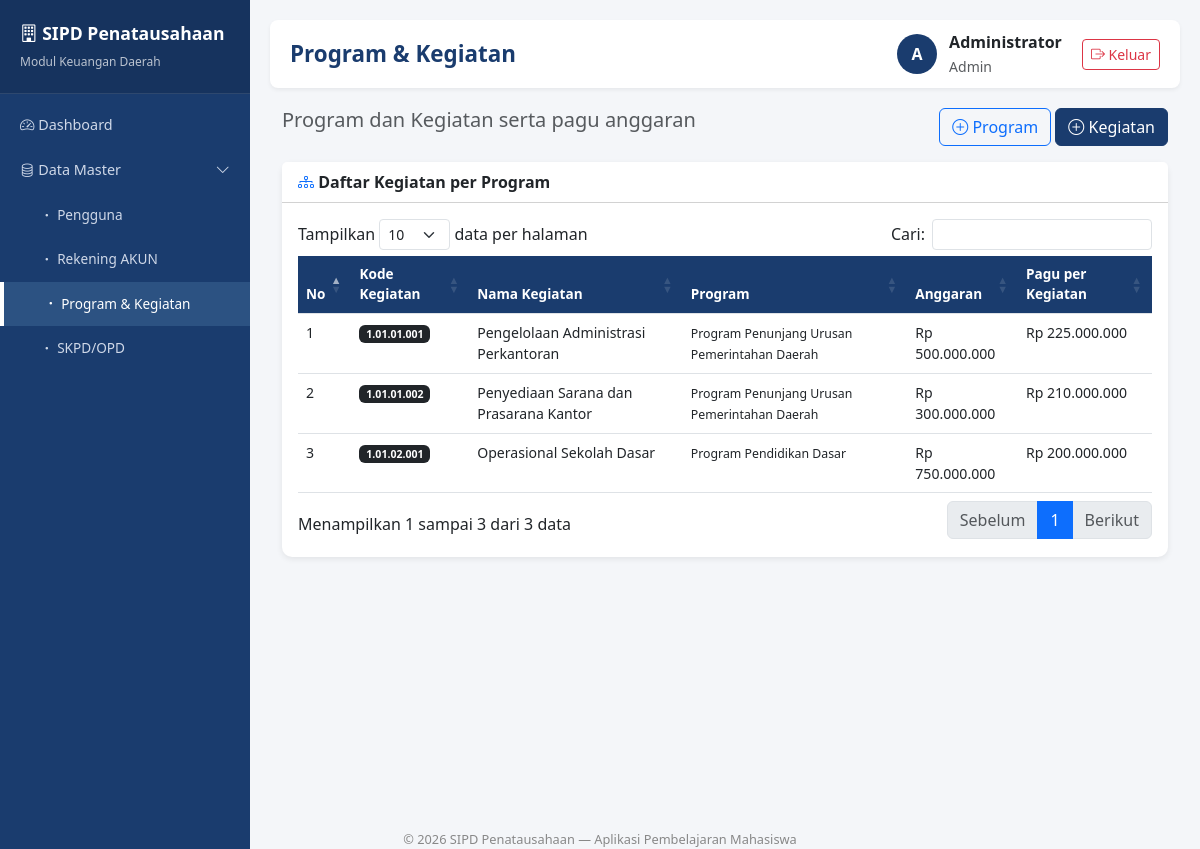
Page /master_kegiatan.php (signed in) on the committed database.
### tables this page shows
CREATE TABLE IF NOT EXISTS kegiatan (
    id INT AUTO_INCREMENT PRIMARY KEY,
    program_id INT NOT NULL,
    kode_kegiatan VARCHAR(30) NOT NULL UNIQUE,
    nama_kegiatan VARCHAR(255) NOT NULL,
    anggaran DECIMAL(15,2) DEFAULT 0,
    FOREIGN KEY (program_id) REFERENCES program(id)
);

CREATE TABLE IF NOT EXISTS program (
    id INT AUTO_INCREMENT PRIMARY KEY,
    kode_program VARCHAR(30) NOT NULL UNIQUE,
    nama_program VARCHAR(255) NOT NULL
);

### config/functions.php (called while the page is built, shortened)
<?php
function rupiah($angka) {
    return 'Rp ' . number_format($angka, 0, ',', '.');
}
?>

### master_kegiatan.php (the view, shortened to what this page needs)
<?php
require_once __DIR__ . '/includes/header.php';
$kegiatans = mysqli_query($koneksi, "SELECT k.*, p.kode_program, p.nama_program FROM kegiatan k JOIN program p ON k.program_id=p.id ORDER BY k.kode_kegiatan");
?>
<div class="container-fluid">
    <div class="d-flex justify-content-between mb-3">
        <h5 class="text-muted">Program dan Kegiatan serta pagu anggaran</h5>
        <div>
            <button class="btn btn-outline-primary" data-bs-toggle="modal" data-bs-target="#modalProgram">
                <i class="bi bi-plus-circle"></i> Program
            </button>
            <button class="btn btn-primary" data-bs-toggle="modal" data-bs-target="#modalKegiatan">
                <i class="bi bi-plus-circle"></i> Kegiatan
            </button>
        </div>
    </div>
    <div class="card">
        <div class="card-header bg-white"><strong><i class="bi bi-diagram-3 text-primary"></i> Daftar Kegiatan per Program</strong></div>
        <div class="card-body">
            <table class="table table-hover datatable">
                <thead>
                    <tr><th>No</th><th>Kode Kegiatan</th><th>Nama Kegiatan</th><th>Program</th><th>Anggaran</th><th>Pagu per Kegiatan</th></tr>
                </thead>
                <tbody>
                    <?php $no=1; while ($k = mysqli_fetch_assoc($kegiatans)):
                        $rka = mysqli_query($koneksi, "SELECT SUM(pagu) total FROM rka WHERE kegiatan_id={$k['id']}")->fetch_assoc()['total'];
                    ?>
                    <tr>
                        <td><?= $no++ ?></td>
                        <td><span class="badge bg-dark"><?= $k['kode_kegiatan'] ?></span></td>
                        <td><?= $k['nama_kegiatan'] ?></td>
                        <td><small><?= $k['nama_program'] ?></small></td>
                        <td><?= rupiah($k['anggaran']) ?></td>
                        <td><?= $rka ? rupiah($rka) : '-' ?></td>
                    </tr>
                    <?php endwhile; ?>
                </tbody>
            </table>
        </div>
    </div>
</div>
<?php require_once __DIR__ . '/includes/footer.php'; ?>

### includes/header.php (style rules this page uses)
:root { --primary: #1a3c6e; --primary-light: #2c5282; --sidebar-w: 250px; }
body { background: #f4f6f9; font-family: 'Segoe UI', sans-serif; }
.card { border: none; border-radius: 10px; box-shadow: 0 2px 6px rgba(0,0,0,0.08); }
.card-header { font-weight: 600; }
.btn-primary { background: var(--primary); border-color: var(--primary); }
.table thead th { background: var(--primary); color: #fff; font-size: 0.85rem; }
.table td { font-size: 0.88rem; }

### rows in the picture
kegiatan: kode_kegiatan "1.01.01.001", nama_kegiatan "Pengelolaan Administrasi Perkantoran", program.nama_program "Program Penunjang Urusan Pemerintahan Daerah", anggaran "Rp 500.000.000", rka "Rp 225.000.000"
kegiatan: kode_kegiatan "1.01.01.002", nama_kegiatan "Penyediaan Sarana dan Prasarana Kantor", program.nama_program "Program Penunjang Urusan Pemerintahan Daerah", anggaran "Rp 300.000.000", rka "Rp 210.000.000"
kegiatan: kode_kegiatan "1.01.02.001", nama_kegiatan "Operasional Sekolah Dasar", program.nama_program "Program Pendidikan Dasar", anggaran "Rp 750.000.000", rka "Rp 200.000.000"

### other values in the picture
$menu['label'] "Dashboard"
$menu['label'] "Data Master"
$sub['label'] "Pengguna"
$sub['label'] "Rekening AKUN"
$sub['label'] "Program & Kegiatan"
$sub['label'] "SKPD/OPD"
$title_map[$current_page] "Program & Kegiatan"
substr($user['nama'], 0, 1) "A"
$user['nama'] "Administrator"
$user['role'] "Admin"
